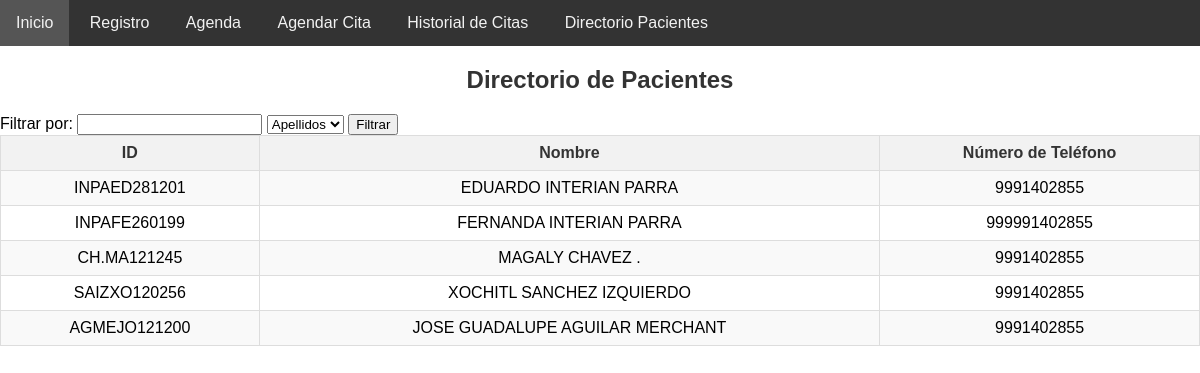
/directorio_pacientes, run on the app's committed database.
### tables this page shows
CREATE TABLE pacientes (
                    id TEXT PRIMARY KEY,
                    primer_apellido TEXT NOT NULL,
                    segundo_apellido TEXT NOT NULL,
                    nombres TEXT NOT NULL,
                    fecha_nacimiento TEXT NOT NULL,
                    celular TEXT NOT NULL,
                    turno TEXT NOT NULL,
                    genero TEXT NOT NULL,
                    peso REAL NOT NULL,
                    altura REAL NOT NULL,
                    imc REAL NOT NULL,
                    fecha_registro TEXT NOT NULL,
                    registrado_por TEXT NOT NULL);

### app.py (the view, shortened to what this page needs)
@app.route('/directorio_pacientes', methods=['GET', 'POST'])
def directorio_pacientes():
    conexion = sqlite3.connect('nutricion_consulta.db')
    cursor = conexion.cursor()
    cursor.execute("SELECT * FROM pacientes")
    pacientes = cursor.fetchall()
    cursor.close()
    conexion.close()
    return render_template('directorio_pacientes.html', pacientes=pacientes)

### templates/directorio_pacientes.html (shortened to what this page needs)
<!DOCTYPE html>
<html lang="es">
<head>
</head>
<body>
<div class="navbar">
    <a href="/">Inicio</a>
    <a href="/registro">Registro</a>
    <a href="/options">Agenda</a>
    <a href="/agendar_cita">Agendar Cita</a>
    <a href="/historial_citas">Historial de Citas</a>
    <a href="/directorio_pacientes">Directorio Pacientes</a>
</div>
<h2>Directorio de Pacientes</h2>
<form action="/filtro_pacientes" method="POST">
    <label for="filter_text">Filtrar por:</label>
    <input type="text" id="filter_text" name="filter_text" required>
    <select name="filter_by" id="filter_by" required>
        <option value="apellidos">Apellidos</option>
    </select>
    <input type="submit" value="Filtrar">
</form>
<table>
    <tr>
        <th>ID</th>
        <th>Nombre</th>
        <th>Número de Teléfono</th>
    </tr>
    {% for paciente in pacientes %}
    <tr>
        <td>{{ paciente[0] }}</td>
        <td>{{ paciente[3] }} {{ paciente[1] }} {{ paciente[2] }}</td>
        <td>{{ paciente[5] }}</td>
    </tr>
    {% endfor %}
</table>
</body>
</html>

### templates/directorio_pacientes.html (style rules this page uses)
body { background-image: url('https://img.freepik.com/vector-gratis/fondo-frutas-verduras_23-2148485148.jpg?w=740&t=st=1713248651~exp=1713249251~hmac=30e168e9f2d449c4894d64a9e7ff69ce1449d8aca24ba3c0d846298490ca6041'); background-size: cover; background-position: center; background-repeat: no-repeat; font-family: Arial, sans-serif; margin: 0; padding: 0; }
.navbar { overflow: hidden; background-color: #333; margin-bottom: 20px; }
.navbar a { display: inline-block; color: #f2f2f2; text-align: center; padding: 14px 16px; text-decoration: none; transition: background-color 0.3s; }
h2 { color: #333; text-align: center; margin-bottom: 20px; }
table { width: 100%; border-collapse: collapse; margin-bottom: 20px; }
th, td { padding: 8px; text-align: center; border: 1px solid #ddd; }
th { background-color: #f2f2f2; color: #333; }
tr:nth-child(even) { background-color: #f9f9f9; }

### data on the page
pacientes: id "INPAED281201", nombres "EDUARDO", primer_apellido "INTERIAN", segundo_apellido "PARRA", celular "9991402855"
pacientes: id "INPAFE260199", nombres "FERNANDA", primer_apellido "INTERIAN", segundo_apellido "PARRA", celular "999991402855"
pacientes: id "CH.MA121245", nombres "MAGALY", primer_apellido "CHAVEZ", segundo_apellido ".", celular "9991402855"
pacientes: id "SAIZXO120256", nombres "XOCHITL", primer_apellido "SANCHEZ", segundo_apellido "IZQUIERDO", celular "9991402855"
pacientes: id "AGMEJO121200", nombres "JOSE GUADALUPE", primer_apellido "AGUILAR", segundo_apellido "MERCHANT", celular "9991402855"
